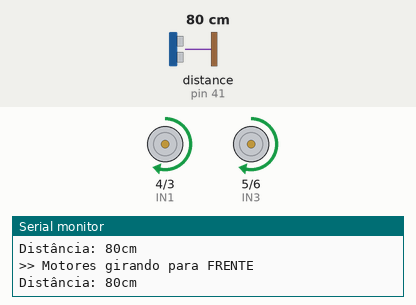
This sketch was run on a simulated Arduino Mega 2560, built with avr-gcc and run on an emulated ATmega2560. On the bench: motor-driver pin pairs drawn as motors (green arrow = first pin HIGH = forward, orange = second pin HIGH = backward, longer = more drive, scaled by the enable pin), the last lines printed to the serial monitor. Wiring (inferred from the names in the program): ultrasonic range finder: trigger pin 39; echo pin 41. The test bench sets the inputs (shaded band); at power-on: distance to the obstacle (sensor on pin 41) 80 cm. The echo pulse lasts 58.3 µs per cm.

Above: at 1.2 s.
1.3 s: distance to the obstacle (sensor on pin 41) set to 18 cm
3.2 s: distance to the obstacle (sensor on pin 41) set to 14 cm
At 4.9 s:
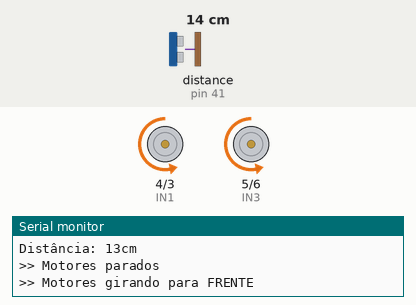
At 11.3 s:
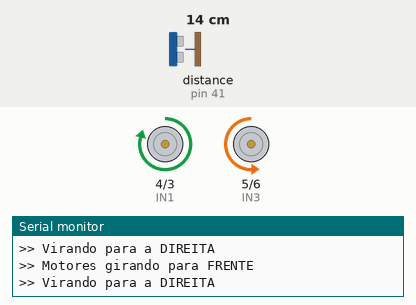
Timing chart, 0 to 15.2 s (numbered marks = the images above; inputs shaded):
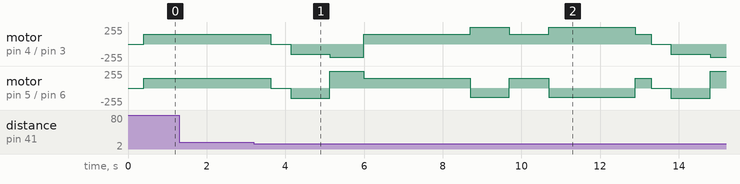

Measured:
- the behaviour switches between 17 and 16 cm on distance to the obstacle (sensor on pin 41) (found by bisection; images 0 and 1)

The sketch:

DesviaDeObstaculo.ino
```cpp
#define echo 41
#define trig 39

// === MOTORES COM PONTE H (L298N) ===
// PWM motor esquerdo
#define ENA 2
#define IN1 4
#define IN2 3

// PWM motor direito
#define ENB 7
#define IN3 5
#define IN4 6
//F verde
int distancia;

void setup() {
  pinMode(trig, OUTPUT);
  pinMode(echo, INPUT);
  Serial.begin(9600);  // put your setup code here, to run once:
  pinMode(ENA, OUTPUT);
  pinMode(IN1, OUTPUT);
  pinMode(IN2, OUTPUT);
  pinMode(ENB, OUTPUT);
  pinMode(IN3, OUTPUT);
  pinMode(IN4, OUTPUT);
}

void loop() {
  distancia = detectaDistancia();
  desviaObjetos();

}
int detectaDistancia(){
    // Envia um pulso de trigger
  digitalWrite(trig, LOW);
  delayMicroseconds(2);
  digitalWrite(trig, HIGH);
  delayMicroseconds(10);
  digitalWrite(trig, LOW);

  //mede o tempodos inal do eco
  long duracao = pulseIn(echo,HIGH);
  int d = duracao / 58; // converte prwa cm

  Serial.print("Distância: ");
  Serial.print(d);
  Serial.println("cm");
  delay(400);
  return d;
}

void motorFrente() {
  digitalWrite(IN1, HIGH);
  digitalWrite(IN2, LOW);
  digitalWrite(IN3, HIGH);
  digitalWrite(IN4, LOW);
  analogWrite(ENA, 150);
  analogWrite(ENB, 150);
  Serial.println(">> Motores girando para FRENTE");
}

void motorTras() {
  digitalWrite(IN1, LOW);
  digitalWrite(IN2, HIGH);
  digitalWrite(IN3, LOW);
  digitalWrite(IN4, HIGH);
  analogWrite(ENA, 150);
  analogWrite(ENB, 150);
  Serial.println(">> Motores girando para FRENTE");
}

void parado(){
  digitalWrite(IN1, LOW);
  digitalWrite(IN2, LOW);
  digitalWrite(IN3, LOW);
  digitalWrite(IN4, LOW);
  analogWrite(ENA, 0);
  analogWrite(ENB, 0);
  Serial.println(">> Motores parados");
}
void motorEsquerda() {
  digitalWrite(IN1, LOW);
  digitalWrite(IN2, HIGH);
  digitalWrite(IN3, HIGH);
  digitalWrite(IN4, LOW);
  analogWrite(ENA, 200);
  analogWrite(ENB, 250);
  Serial.println(">> Virando para a ESQUERDA");
}

void motorDireitaSuave() {
  digitalWrite(IN1, HIGH);
  digitalWrite(IN2, LOW);
  digitalWrite(IN3, LOW);
  digitalWrite(IN4, HIGH);
  analogWrite(ENA, 250);
  analogWrite(ENB, 140);
  Serial.println(">> Virando para a DIREITA");
}

void desviaObjetos(){
  if (distancia > 15){
    motorFrente();
  }
  else{
    parado();
    delay(500);
    motorTras();
    delay(1000);
    motorEsquerda();
    delay(860);
    motorFrente();
    delay(2700);
    motorDireitaSuave();
    delay(1000);
    motorFrente();
    delay(1000);
    motorDireitaSuave();
    delay(2200);
    motorFrente();
  }
}
```
